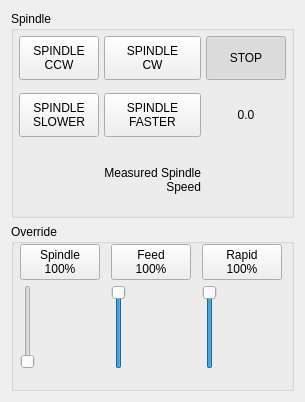
            <widget class="QWidget" name="modesdro">
             <layout class="QVBoxLayout" name="verticalLayout_18">
              <item>
               <widget class="QGroupBox" name="groupBox">
                <property name="title">
                 <string>Spindle</string>
                </property>
                <layout class="QGridLayout" name="gridLayout">
                 <property name="leftMargin">
                  <number>5</number>
                 </property>
                 <property name="topMargin">
                  <number>5</number>
                 </property>
                 <property name="rightMargin">
                  <number>5</number>
                 </property>
                 <property name="bottomMargin">
                  <number>5</number>
                 </property>
                 <property name="spacing">
                  <number>5</number>
                 </property>
                 <item row="0" column="0">
                  <widget class="ActionButton" name="actionbutton">
                   <property name="minimumSize">
                    <size>
                     <width>44</width>
                     <height>44</height>
                    </size>
                   </property>
                   <property name="text">
                    <string>SPINDLE
CCW</string>
                   </property>
                   <property name="autoExclusive">
                    <bool>true</bool>
                   </property>
                   <property name="actionName" stdset="0">
                    <string>spindle.reverse</string>
                   </property>
                   <property name="spindleBtn" stdset="0">
                    <string/>
                   </property>
                  </widget>
                 </item>
                 <item row="0" column="1">
                  <widget class="ActionButton" name="actionbutton_4">
                   <property name="minimumSize">
                    <size>
                     <width>44</width>
                     <height>44</height>
                    </size>
                   </property>
                   <property name="text">
                    <string>SPINDLE
CW</string>
                   </property>
                   <property name="autoExclusive">
                    <bool>true</bool>
                   </property>
                   <property name="actionName" stdset="0">
                    <string>spindle.forward</string>
                   </property>
                   <property name="spindleBtn" stdset="0">
                    <string/>
                   </property>
                  </widget>
                 </item>
                 <item row="1" column="1">
                  <widget class="ActionButton" name="actionbutton_14">
                   <property name="minimumSize">
                    <size>
                     <width>44</width>
                     <height>44</height>
                    </size>
                   </property>
                   <property name="text">
                    <string>SPINDLE
FASTER</string>
                   </property>
                   <property name="actionName" stdset="0">
                    <string>spindle.faster</string>
                   </property>
                   <property name="spindleBtn" stdset="0">
                    <string/>
                   </property>
                  </widget>
                 </item>
                 <item row="1" column="0">
                  <widget class="ActionButton" name="actionbutton_9">
                   <property name="minimumSize">
                    <size>
                     <width>44</width>
                     <height>44</height>
                    </size>
                   </property>
                   <property name="text">
                    <string>SPINDLE
SLOWER</string>
                   </property>
                   <property name="actionName" stdset="0">
                    <string>spindle.slower</string>
                   </property>
                   <property name="spindleBtn" stdset="0">
                    <string/>
                   </property>
                  </widget>
                 </item>
                 <item row="0" column="2">
                  <widget class="ActionButton" name="actionbutton_47">
                   <property name="minimumSize">
                    <size>
                     <width>44</width>
                     <height>44</height>
                    </size>
                   </property>
                   <property name="text">
                    <string>STOP</string>
                   </property>
                   <property name="checkable">
                    <bool>true</bool>
                   </property>
                   <property name="checked">
                    <bool>true</bool>
                   </property>
                   <property name="autoExclusive">
                    <bool>true</bool>
                   </property>
                   <property name="actionName" stdset="0">
                    <string>spindle.off</string>
                   </property>
                   <property name="spindleBtn" stdset="0">
                    <string/>
                   </property>
                  </widget>
                 </item>
                 <item row="1" column="2">
                  <widget class="StatusLabel" name="targetSpindleSpeed">
                   <property name="minimumSize">
                    <size>
                     <width>0</width>
                     <height>60</height>
                    </size>
                   </property>
                   <property name="text">
                    <string>0.0</string>
                   </property>
                   <property name="alignment">
                    <set>Qt::AlignCenter</set>
                   </property>
                   <property name="rules" stdset="0">
                    <string>[{&quot;channels&quot;: [{&quot;url&quot;: &quot;status:spindle.0.speed?string&quot;, &quot;trigger&quot;: true}], &quot;property&quot;: &quot;Text&quot;, &quot;expression&quot;: &quot;ch[0]&quot;, &quot;name&quot;: &quot;Speed&quot;}]</string>
                   </property>
                   <property name="spindleRPM" stdset="0">
                    <string/>
                   </property>
                  </widget>
                 </item>
                 <item row="2" column="2">
                  <widget class="HalLabel" name="hallabel">
                   <property name="minimumSize">
                    <size>
                     <width>0</width>
                     <height>60</height>
                    </size>
                   </property>
                   <property name="alignment">
                    <set>Qt::AlignCenter</set>
                   </property>
                   <property name="rules" stdset="0">
                    <string>[{&quot;channels&quot;: [{&quot;url&quot;: &quot;status:din&quot;, &quot;trigger&quot;: true}], &quot;property&quot;: &quot;Style Class&quot;, &quot;expression&quot;: &quot;'atSpeed' if ch[0][3] else 'notAtSpeed'&quot;, &quot;name&quot;: &quot;atSpeed&quot;}]</string>
                   </property>
                   <property name="pinBaseName" stdset="0">
                    <string>spindleRPM</string>
                   </property>
                   <property name="textFormat" stdset="0">
                    <string>%.1f</string>
                   </property>
                   <property name="spindleRPM" stdset="0">
                    <string/>
                   </property>
                  </widget>
                 </item>
                 <item row="2" column="1">
                  <widget class="QLabel" name="label_29">
                   <property name="text">
                    <string>Measured Spindle
Speed</string>
                   </property>
                   <property name="alignment">
                    <set>Qt::AlignRight|Qt::AlignTrailing|Qt::AlignVCenter</set>
                   </property>
                  </widget>
                 </item>
                </layout>
               </widget>
              </item>
              <item>
               <widget class="QGroupBox" name="groupBox_8">
                <property name="title">
                 <string>Override</string>
                </property>
                <layout class="QGridLayout" name="gridLayout_12">
                 <property name="leftMargin">
                  <number>0</number>
                 </property>
                 <property name="topMargin">
                  <number>0</number>
                 </property>
                 <property name="rightMargin">
                  <number>0</number>
                 </property>
                 <property name="bottomMargin">
                  <number>0</number>
                 </property>
                 <property name="spacing">
                  <number>5</number>
                 </property>
                 <item row="0" column="1">
                  <widget class="ActionButton" name="actionbutton_15">
                   <property name="text">
                    <string>Spindle
100%</string>
                   </property>
                   <property name="actionName" stdset="0">
                    <string>spindle.override.reset</string>
                   </property>
                  </widget>
                 </item>
                 <item row="0" column="2">
                  <widget class="ActionButton" name="actionbutton_43">
                   <property name="text">
                    <string>Feed
100%</string>
                   </property>
                   <property name="actionName" stdset="0">
                    <string>machine.feed_override.reset</string>
                   </property>
                  </widget>
                 </item>
                 <item row="0" column="3">
                  <widget class="ActionButton" name="actionbutton_44">
                   <property name="text">
                    <string>Rapid
100%</string>
                   </property>
                   <property name="actionName" stdset="0">
                    <string>machine.rapid_override.reset</string>
                   </property>
                  </widget>
                 </item>
                 <item row="2" column="1">
                  <widget class="StatusLabel" name="statuslabel_5">
                   <property name="alignment">
                    <set>Qt::AlignCenter</set>
                   </property>
                   <property name="rules" stdset="0">
                    <string>[{&quot;channels&quot;: [{&quot;url&quot;: &quot;status:spindle.0.override&quot;, &quot;trigger&quot;: true}], &quot;property&quot;: &quot;Text&quot;, &quot;expression&quot;: &quot;'{:.0%}'.format(ch[0])&quot;, &quot;name&quot;: &quot;spindle&quot;}]</string>
                   </property>
                  </widget>
                 </item>
                 <item row="2" column="2">
                  <widget class="StatusLabel" name="statuslabel_6">
                   <property name="alignment">
                    <set>Qt::AlignCenter</set>
                   </property>
                   <property name="rules" stdset="0">
                    <string>[{&quot;channels&quot;: [{&quot;url&quot;: &quot;status:feedrate&quot;, &quot;trigger&quot;: true}], &quot;property&quot;: &quot;Text&quot;, &quot;expression&quot;: &quot;'{:.0%}'.format(ch[0])&quot;, &quot;name&quot;: &quot;feed&quot;}]</string>
                   </property>
                  </widget>
                 </item>
                 <item row="2" column="3">
                  <widget class="StatusLabel" name="statuslabel_13">
                   <property name="alignment">
                    <set>Qt::AlignCenter</set>
                   </property>
                   <property name="rules" stdset="0">
                    <string>[{&quot;channels&quot;: [{&quot;url&quot;: &quot;status:rapidrate&quot;, &quot;trigger&quot;: true}], &quot;property&quot;: &quot;Text&quot;, &quot;expression&quot;: &quot;'{:.0%}'.format(ch[0])&quot;, &quot;name&quot;: &quot;rapid&quot;}]</string>
                   </property>
                  </widget>
                 </item>
                 <item row="1" column="3">
                  <widget class="ActionSlider" name="actionslider_4">
                   <property name="maximum">
                    <number>100</number>
                   </property>
                   <property name="pageStep">
                    <number>5</number>
                   </property>
                   <property name="value">
                    <number>100</number>
                   </property>
                   <property name="actionName" stdset="0">
                    <string>machine.rapid-override.set</string>
                   </property>
                  </widget>
                 </item>
                 <item row="1" column="1">
                  <widget class="ActionSlider" name="actionslider_2">
                   <property name="maximum">
                    <number>100</number>
                   </property>
                   <property name="pageStep">
                    <number>5</number>
                   </property>
                   <property name="actionName" stdset="0">
                    <string>spindle.override</string>
                   </property>
                  </widget>
                 </item>
                 <item row="1" column="2">
                  <widget class="ActionSlider" name="actionslider_3">
                   <property name="maximum">
                    <number>100</number>
                   </property>
                   <property name="pageStep">
                    <number>5</number>
                   </property>
                   <property name="value">
                    <number>100</number>
                   </property>
                   <property name="actionName" stdset="0">
                    <string>machine.feed-override.set</string>
                   </property>
                  </widget>
                 </item>
                </layout>
               </widget>
              </item>
             </layout>
            </widget>
